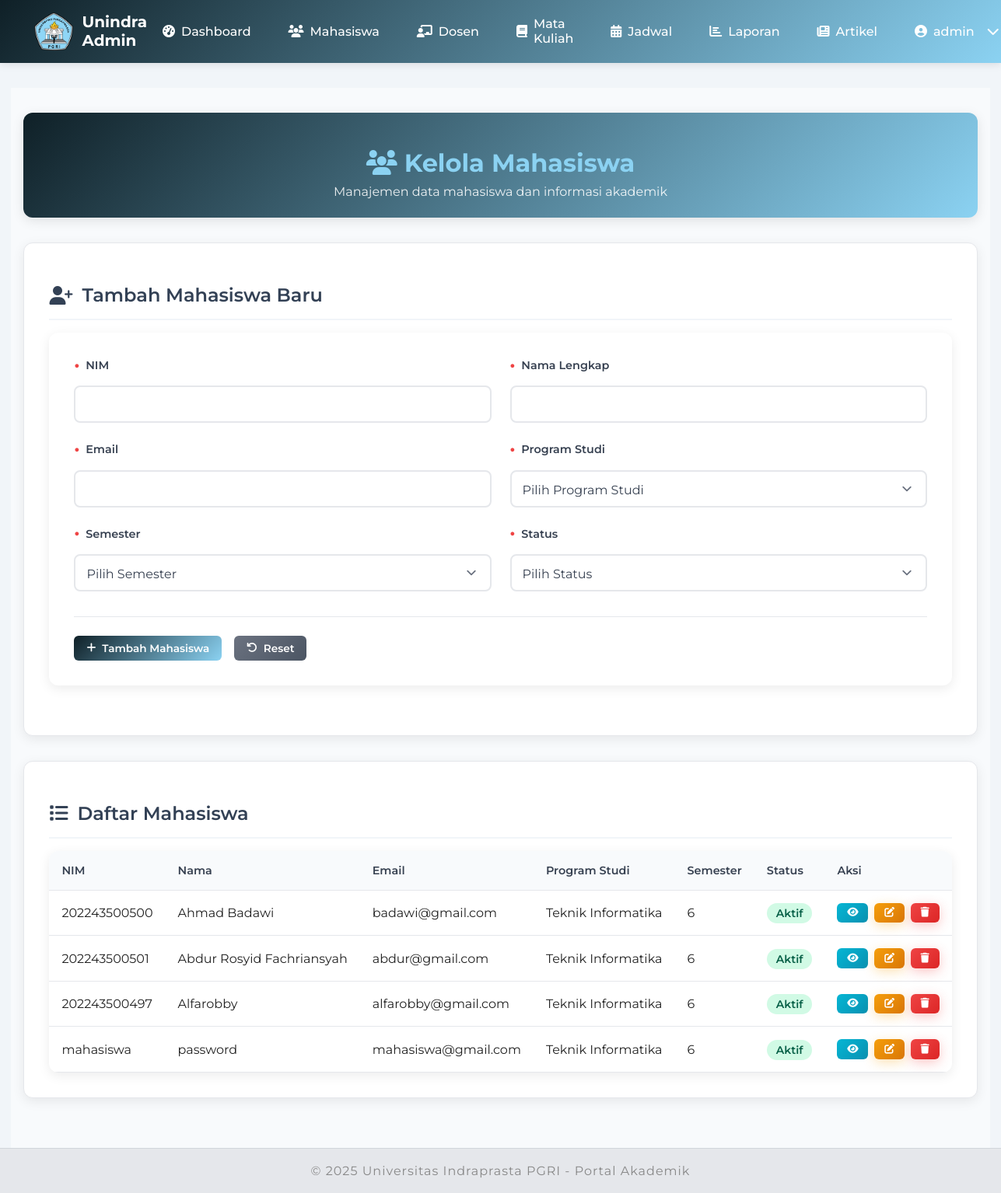
Page /admin/mahasiswa.php (signed in) on the committed database.
### tables this page shows
CREATE TABLE `mahasiswa` (
  `id` int(11) NOT NULL,
  `user_id` int(11) DEFAULT NULL,
  `nim` varchar(20) NOT NULL,
  `nama` varchar(100) NOT NULL,
  `program_studi_id` int(11) DEFAULT NULL,
  `semester` int(11) DEFAULT NULL,
  `email` varchar(100) DEFAULT NULL,
  `status` varchar(20) DEFAULT 'Aktif',
  `phone` varchar(20) DEFAULT NULL,
  `alamat` text DEFAULT NULL,
  `created_at` datetime DEFAULT current_timestamp()
);

CREATE TABLE `program_studi` (
  `id` int(11) NOT NULL,
  `nama` varchar(100) NOT NULL,
  `fakultas_id` int(11) DEFAULT NULL,
  `kaprodi` varchar(100) DEFAULT NULL,
  `created_at` datetime DEFAULT current_timestamp()
);

### admin/mahasiswa.php (the view, shortened to what this page needs)
<?php
require_once '../koneksi.php';
$mahasiswa_result = mysqli_query($conn,
    "SELECT m.*, ps.nama as program_studi_nama
     FROM mahasiswa m
     LEFT JOIN program_studi ps ON m.program_studi_id = ps.id
     ORDER BY m.created_at DESC");
$mahasiswa_data = [];
while ($row = mysqli_fetch_assoc($mahasiswa_result)) {
    $mahasiswa_data[] = [
        'id' => $row['id'],
        'user_id' => $row['user_id'],
        'nim' => $row['nim'],
        'nama' => $row['nama'],
        'email' => $row['email'],
        'program_studi_id' => $row['program_studi_id'],
        'program_studi' => $row['program_studi_nama'] ?? 'Belum ditentukan',
        'semester' => $row['semester'],
        'status' => $row['status'] ?? 'Aktif'
    ];
}
?>
<!DOCTYPE html>
<html lang="id">
<head>
    <link rel="stylesheet" href="../assets/css/style.css">
    <link rel="stylesheet" href="../assets/css/admin.css">
    <link rel="stylesheet" href="https://cdnjs.cloudflare.com/ajax/libs/font-awesome/6.4.0/css/all.min.css">
</head>
<body>
    <?php include 'includes/nav_admin.php'; ?>
    <main>
        <div class="dashboard-container">
            <div class="dashboard-header">
                <h1><i class="fas fa-users"></i> Kelola Mahasiswa</h1>
                <p>Manajemen data mahasiswa dan informasi akademik</p>
            </div>
            <div class="dashboard-section">
                <h2><i class="fas fa-user-plus"></i> Tambah Mahasiswa Baru</h2>
                <div class="form-container">
                    <form method="POST" class="student-form">
                        <div class="form-row">
                            <div class="form-group">
                                <label for="nim">NIM</label>
                                <input type="text" id="nim" name="nim" class="form-control" required>
                            </div>
                            <div class="form-group">
                                <label for="nama">Nama Lengkap</label>
                                <input type="text" id="nama" name="nama" class="form-control" required>
                            </div>
                        </div>
                        <div class="form-row">
                            <div class="form-group">
                                <label for="email">Email</label>
                                <input type="email" id="email" name="email" class="form-control" required>
                            </div>
                            <div class="form-group">
                                <label for="program_studi">Program Studi</label>
                                <select id="program_studi" name="program_studi" class="form-control" required>
                                    <option value="">Pilih Program Studi</option>
                                </select>
                            </div>
                        </div>
                        <div class="form-row">
                            <div class="form-group">
                                <label for="semester">Semester</label>
                                <select id="semester" name="semester" class="form-control" required>
                                    <option value="">Pilih Semester</option>
                                </select>
                            </div>
                            <div class="form-group">
                                <label for="status">Status</label>
                                <select id="status" name="status" class="form-control" required>
                                    <option value="">Pilih Status</option>
                                </select>
                            </div>
                        </div>
                        <div class="form-actions">
                            <button type="submit" class="btn btn-primary">
                                <i class="fas fa-plus"></i> Tambah Mahasiswa
                            </button>
                            <button type="button" class="btn btn-secondary" onclick="resetForm()">
                                <i class="fas fa-undo"></i> Reset
                            </button>
                        </div>
                    </form>
                </div>
            </div>
            <div class="dashboard-section">
                <h2><i class="fas fa-list"></i> Daftar Mahasiswa</h2>
                <div class="table-container">
                    <div class="table-responsive">
                        <table class="data-table">
                            <thead>
                                <tr>
                                    <th>NIM</th>
                                    <th>Nama</th>
                                    <th>Email</th>
                                    <th>Program Studi</th>
                                    <th>Semester</th>
                                    <th>Status</th>
                                    <th>Aksi</th>
                                </tr>
                            </thead>
                            <tbody>
                                <?php foreach ($mahasiswa_data as $mhs): ?>
                                    <tr>
                                        <td><?php echo $mhs['nim']; ?></td>
                                        <td><?php echo $mhs['nama']; ?></td>
                                        <td><?php echo $mhs['email']; ?></td>
                                        <td><?php echo $mhs['program_studi']; ?></td>
                                        <td><?php echo $mhs['semester']; ?></td>
                                        <td>
                                            <span class="badge badge-<?php echo strtolower($mhs['status']); ?>">
                                                <?php echo $mhs['status']; ?>
                                            </span>
                                        </td>
                                        <td>
                                            <div class="action-buttons">
                                                <button class="btn btn-sm btn-info" onclick="viewStudent(<?php echo $mhs['id']; ?>)">
                                                    <i class="fas fa-eye"></i>
                                                </button>
                                                <button class="btn btn-sm btn-warning" onclick="editStudent(<?php echo $mhs['id']; ?>)">
                                                    <i class="fas fa-edit"></i>
                                                </button>
                                                <button class="btn btn-sm btn-danger" onclick="deleteStudent(<?php echo $mhs['id']; ?>)">
                                                    <i class="fas fa-trash"></i>
                                                </button>
                                            </div>
                                        </td>
                                    </tr>
                                <?php endforeach; ?>
                            </tbody>
                        </table>
                    </div>
                </div>
            </div>
    </div>
    <?php include '../includes/footer.php'; ?>
</body>
</html>

### assets/css/style.css (style rules this page uses)
:root { --primary: #8bd2f2; --secondary: #f1f5f9; --text: #222; --accent: #fbbf24; --nav-bg: #fff; --nav-shadow: 0 2px 12px rgba(0, 0, 0, 0.06); }
html, body { height: 100%; margin: 0; padding: 0; }
body { font-family: "Montserrat", Arial, sans-serif; margin: 0; padding: 0; background: var(--secondary); color: var(--text); min-height: 100vh; display: flex; flex-direction: column; }
main { flex: 1; display: flex; flex-direction: column; margin: 2rem 0; }
h1, h2, h3 { color: var(--primary); }
.btn { display: flex; align-items: center; justify-content: center; gap: 0.5rem; padding: 0.75rem 1.5rem; border-radius: 0.375rem; font-weight: 500; cursor: pointer; transition: all 0.3s ease; font-family: "Montserrat", sans-serif; border: none; }
.btn-primary { background-color: var(--primary); color: white; }

### rows in the picture
mahasiswa: nim "202243500500", nama "Ahmad Badawi", email "badawi@gmail.com", program_studi.nama "Teknik Informatika", semester "6", status "Aktif"
mahasiswa: nim "202243500501", nama "Abdur Rosyid Fachriansyah", email "abdur@gmail.com", program_studi.nama "Teknik Informatika", semester "6", status "Aktif"
mahasiswa: nim "202243500497", nama "Alfarobby", email "alfarobby@gmail.com", program_studi.nama "Teknik Informatika", semester "6", status "Aktif"
mahasiswa: nim "mahasiswa", nama "password", email "mahasiswa@gmail.com", program_studi.nama "Teknik Informatika", semester "6", status "Aktif"

### other values in the picture
$_SESSION['username'] "admin"
